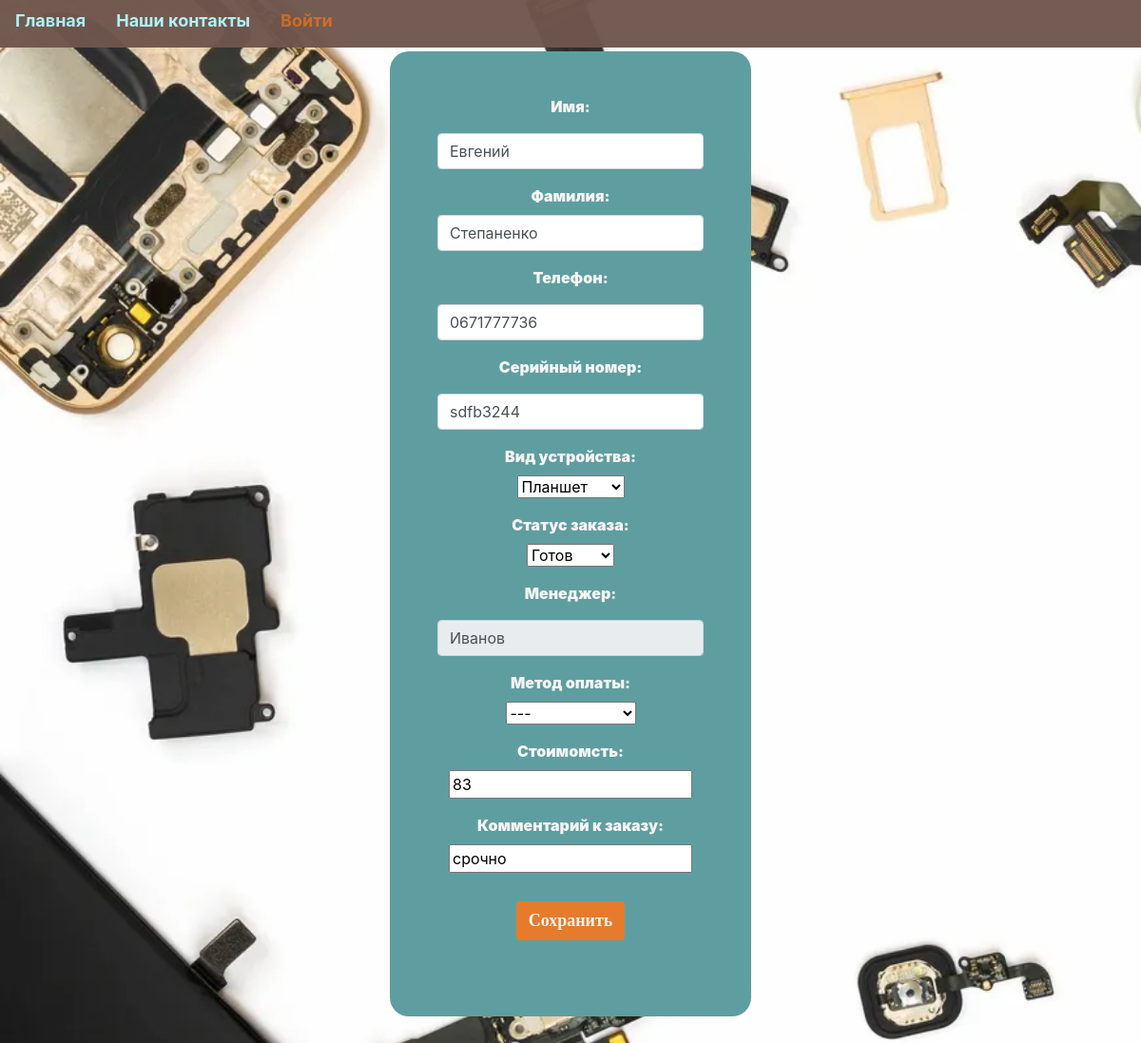
Page /orders/?name_id=208 on the committed database.
### main/models.py (models this page shows)
class Order(models.Model):
    name_client = models.CharField(max_length=50, null=True, blank=True)
    surname = models.CharField(max_length=150, null=True, blank=True)
    phone_number = models.CharField(max_length=13, null=True, blank=True)
    serial_number = models.CharField(max_length=30, null=True, blank=True)
    device_type = models.ForeignKey(Device, on_delete=models.CASCADE,
                                    null=True, blank=True)
    service_work = models.ManyToManyField(Service, blank=True)
    order_status = models.ForeignKey(Status, on_delete=models.CASCADE,
                                     null=True, blank=True)
    manager = models.CharField(max_length=30, null=True, blank=True)
    payment_method = models.ForeignKey(Coast, on_delete=models.CASCADE,
                                       null=True, blank=True)
    price = models.IntegerField(blank=True, null=True, default=0)
    comment = models.TextField(max_length=500, null=True, blank=True)
    created = models.DateTimeField(auto_now_add=True, auto_now=False,
                                   null=True, blank=True)
    updated = models.DateTimeField(auto_now_add=False, auto_now=True,
                                   null=True, blank=True)

class Device(models.Model):
    type = models.CharField(max_length=50, null=True, blank=True)
    def __str__(self):
        return self.type

class Status(models.Model):
    status = models.CharField(max_length=30, null=True, blank=True)
    def __str__(self):
        return self.status

### orders/views.py (the view, shortened to what this page needs)
# urls.py: path("orders/", views.orders, name='orders')
def orders(request):
    devices = Device.objects.all()
    statuses = Status.objects.all()
    service_work = Service.objects.all()
    methods_payment = Coast.objects.all()
    in_the_work = Status.objects.get(status="В работе")
    ready = Status.objects.get(status="Готов")
    client_id = request.GET.get("name_id")
    client = Order.objects.get(id=client_id)
    current_status = client.order_status
    return render(request, 'orders/orders.html', locals())

### main/models.py (called while the page is built)
    def __str__(self):
        return self.method

    def __str__(self):
        return self.service

### orders/templates/orders/orders.html (shortened to what this page needs)
{% include "base.html" %}
{% block content %}
<div class="container">
    <div class="row">
        <div class="col-lg-4"></div>
        <div class="col-lg-4 new_order">
            <form method="post" enctype="multipart/form-data">
                <p class="indent"><b>Имя:</b></p>
                <input class="form-control my-3" name="name_client" type="text" value="{{client.name_client}}">
                <p class="indent"><b>Фамилия:</b></p>
                <input class="form-control my-1" name="last_name" type="text" value='{{client.surname}}'>
                <p class="indent"><b>Телефон:</b></p>
                <input class="form-control my-3" name="phone" type="text" value="{{client.phone_number}}">
                <p class="indent"><b>Серийный номер:</b></p>
                <input class="form-control my-3" name= "serial_number" type="text" value ="{{client.serial_number}}">
                <p class="indent"><b>Вид устройства:</b></p>
                <select name="device">
                    <option>{{client.device_type}}</option>
                </select>
                <p class="indent"><b>Статус заказа:</b></p>
                <select name ="status">
                    <option>{{client.order_status}}</option>
                </select>
                <p class="indent"><b>Менеджер:</b></p>
                <input class="form-control my-3" type="text" value="{{client.manager}}" disabled>
                <p class="indent"><b>Метод оплаты:</b></p>
                <select name="method_point">
                    <option>
                        {% if client.payment_method == None %}
                        ---
                        {% endif %}
                    </option>
                </select>
                <p class="indent"><b>Стоимомсть:</b></p>
                <input type="number" name="coast" value="{{client.price}}">
                <p class="indent"><b>Комментарий к заказу:</b></p>
                <input type="text" name="comment" value="{{client.comment}}">
                <br>
                <button type="submit" class="btn  new_order_save">Сохранить</button>
            </form>
        </div>
    </div>
  </div>
{% endblock %}

### static/css/main.css (style rules this page uses)
.back { background-image: url('/static/image/back.png'); background-repeat: no-repeat; background-size: cover; }
.indent { margin-top: 1em; margin-bottom: 0.5em; }
.new_order { text-align: center; background: #5f9ea0; border-radius: 20px; color: #f6f5f6; width: auto; padding: 30px 50px 50px 50px ; font-weight: bold; margin-bottom: 150px; }
.new_order_save { background: #f5781f; color: #ffffff; opacity: 0.9; font-family: KacstTitle; font-size: large; font-weight: bold; margin: 30px 50px 30px 50px; }

### rows in the picture
Order: name_client "Евгений", last_name "Степаненко", phone "0671777736", serial_number "sdfb3244", device "Планшет", status "Готов", manager "Иванов", method_point "---", coast "83", comment "срочно"
